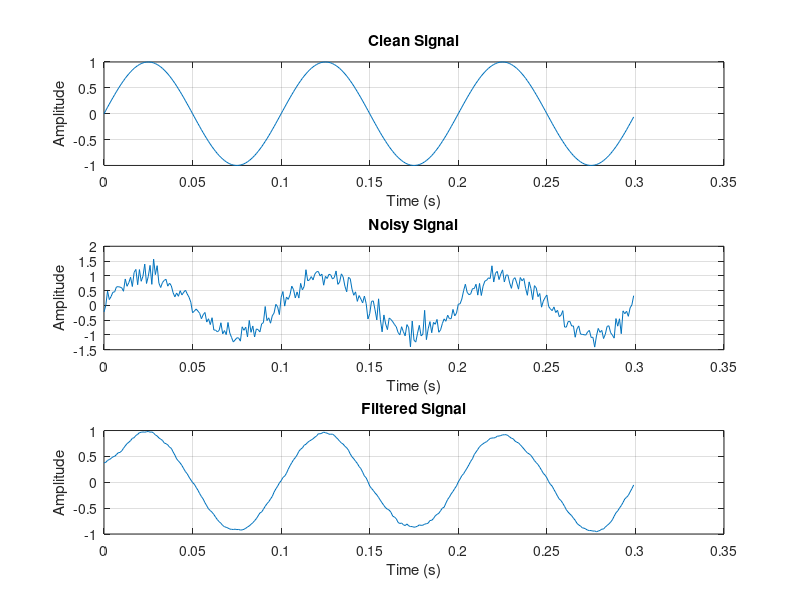

This chart was generated by the following MATLAB code:
function exercise_3()
    fprintf('=== Exercise 3: Basic Signal Processing ===\n');
    
    % Generate noisy signal
    fs = 1000;
    t = 0:1/fs:1-1/fs;
    clean_signal = sin(2*pi*10*t);  % 10 Hz sine wave
    noise = 0.2 * randn(size(t));
    noisy_signal = clean_signal + noise;
    
    % Simple moving average filter
    window_size = 20;
    filtered_signal = zeros(size(noisy_signal));
    
    for i = 1:length(noisy_signal)
        start_idx = max(1, i - floor(window_size/2));
        end_idx = min(length(noisy_signal), i + floor(window_size/2));
        filtered_signal(i) = mean(noisy_signal(start_idx:end_idx));
    end
    
    % Calculate signal-to-noise ratio improvement
    noise_power_before = var(noisy_signal - clean_signal);
    noise_power_after = var(filtered_signal - clean_signal);
    snr_improvement = 10*log10(noise_power_before / noise_power_after);
    
    fprintf('Filter window size: %d samples\n', window_size);
    fprintf('SNR improvement: %.2f dB\n', snr_improvement);
    
    % Print some sample values
    fprintf('\nFirst 10 samples:\n');
    fprintf('Clean signal: ');
    fprintf('%.3f ', clean_signal(1:10));
    fprintf('\n');
    fprintf('Noisy signal: ');
    fprintf('%.3f ', noisy_signal(1:10));
    fprintf('\n');
    fprintf('Filtered signal: ');
    fprintf('%.3f ', filtered_signal(1:10));
    fprintf('\n');
    
    % Plot comparison (only if display is available)
    try
        figure(2);
        subplot(3,1,1);
        plot(t(1:300), clean_signal(1:300));
        title('Clean Signal');
        xlabel('Time (s)');
        ylabel('Amplitude');
        grid on;
        
        subplot(3,1,2);
        plot(t(1:300), noisy_signal(1:300));
        title('Noisy Signal');
        xlabel('Time (s)');
        ylabel('Amplitude');
        grid on;
        
        subplot(3,1,3);
        plot(t(1:300), filtered_signal(1:300));
        title('Filtered Signal');
        xlabel('Time (s)');
        ylabel('Amplitude');
        grid on;
        
        % Save figure
        print('output/day1_filtering.png', '-dpng');
        fprintf('Filtering comparison plotted and saved to output/day1_filtering.png\n');
    catch
        fprintf('Plotting skipped (no display available)\n');
    end
    
    fprintf('Exercise 3 completed.\n\n');
end
